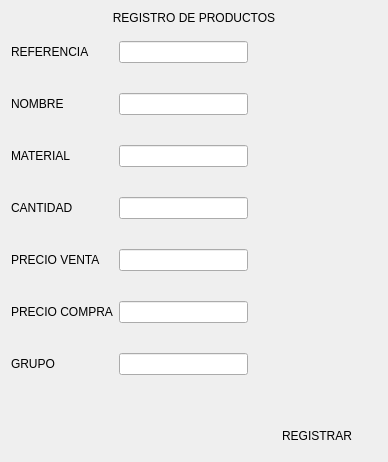
               <widget class="QWidget" name="regist_pag">
                <layout class="QVBoxLayout" name="verticalLayout_8">
                 <item>
                  <widget class="QLabel" name="label_6">
                   <property name="text">
                    <string>REGISTRO DE PRODUCTOS</string>
                   </property>
                   <property name="alignment">
                    <set>Qt::AlignCenter</set>
                   </property>
                  </widget>
                 </item>
                 <item>
                  <spacer name="verticalSpacer">
                   <property name="orientation">
                    <enum>Qt::Vertical</enum>
                   </property>
                   <property name="sizeType">
                    <enum>QSizePolicy::Maximum</enum>
                   </property>
                   <property name="sizeHint" stdset="0">
                    <size>
                     <width>10</width>
                     <height>10</height>
                    </size>
                   </property>
                  </spacer>
                 </item>
                 <item>
                  <layout class="QHBoxLayout" name="horizontalLayout_3">
                   <item>
                    <layout class="QVBoxLayout" name="verticalLayout_6">
                     <property name="spacing">
                      <number>30</number>
                     </property>
                     <item>
                      <widget class="QLabel" name="ref_lab">
                       <property name="text">
                        <string>REFERENCIA</string>
                       </property>
                      </widget>
                     </item>
                     <item>
                      <widget class="QLabel" name="name_lab">
                       <property name="text">
                        <string>NOMBRE</string>
                       </property>
                      </widget>
                     </item>
                     <item>
                      <widget class="QLabel" name="material_lab">
                       <property name="text">
                        <string>MATERIAL</string>
                       </property>
                      </widget>
                     </item>
                     <item>
                      <widget class="QLabel" name="cant_lab">
                       <property name="text">
                        <string>CANTIDAD</string>
                       </property>
                      </widget>
                     </item>
                     <item>
                      <widget class="QLabel" name="precio_lab">
                       <property name="text">
                        <string>PRECIO VENTA</string>
                       </property>
                      </widget>
                     </item>
                     <item>
                      <widget class="QLabel" name="compra_lab">
                       <property name="text">
                        <string>PRECIO COMPRA</string>
                       </property>
                      </widget>
                     </item>
                     <item>
                      <widget class="QLabel" name="label">
                       <property name="text">
                        <string>GRUPO</string>
                       </property>
                      </widget>
                     </item>
                    </layout>
                   </item>
                   <item>
                    <layout class="QVBoxLayout" name="verticalLayout_7">
                     <property name="spacing">
                      <number>30</number>
                     </property>
                     <item>
                      <widget class="QLineEdit" name="ref_line"/>
                     </item>
                     <item>
                      <widget class="QLineEdit" name="name_line"/>
                     </item>
                     <item>
                      <widget class="QLineEdit" name="mat_line"/>
                     </item>
                     <item>
                      <widget class="QLineEdit" name="cant_line"/>
                     </item>
                     <item>
                      <widget class="QLineEdit" name="prec_line"/>
                     </item>
                     <item>
                      <widget class="QLineEdit" name="compr_line"/>
                     </item>
                     <item>
                      <widget class="QLineEdit" name="group_line"/>
                     </item>
                    </layout>
                   </item>
                   <item>
                    <spacer name="horizontalSpacer_4">
                     <property name="orientation">
                      <enum>Qt::Horizontal</enum>
                     </property>
                     <property name="sizeHint" stdset="0">
                      <size>
                       <width>40</width>
                       <height>20</height>
                      </size>
                     </property>
                    </spacer>
                   </item>
                  </layout>
                 </item>
                 <item>
                  <spacer name="verticalSpacer_2">
                   <property name="orientation">
                    <enum>Qt::Vertical</enum>
                   </property>
                   <property name="sizeType">
                    <enum>QSizePolicy::Maximum</enum>
                   </property>
                   <property name="sizeHint" stdset="0">
                    <size>
                     <width>20</width>
                     <height>40</height>
                    </size>
                   </property>
                  </spacer>
                 </item>
                 <item>
                  <layout class="QHBoxLayout" name="horizontalLayout_4">
                   <item>
                    <widget class="QLabel" name="indic_reg">
                     <property name="minimumSize">
                      <size>
                       <width>200</width>
                       <height>30</height>
                      </size>
                     </property>
                     <property name="text">
                      <string/>
                     </property>
                     <property name="alignment">
                      <set>Qt::AlignCenter</set>
                     </property>
                    </widget>
                   </item>
                   <item>
                    <spacer name="horizontalSpacer_3">
                     <property name="orientation">
                      <enum>Qt::Horizontal</enum>
                     </property>
                     <property name="sizeHint" stdset="0">
                      <size>
                       <width>40</width>
                       <height>20</height>
                      </size>
                     </property>
                    </spacer>
                   </item>
                   <item>
                    <widget class="QPushButton" name="reg_pag_bt">
                     <property name="minimumSize">
                      <size>
                       <width>120</width>
                       <height>30</height>
                      </size>
                     </property>
                     <property name="styleSheet">
                      <string notr="true">border-radius:10px;</string>
                     </property>
                     <property name="text">
                      <string>REGISTRAR</string>
                     </property>
                     <property name="icon">
                      <iconset>
                       <normaloff>Imagenes/ic_system_update_tv_128_28839.png</normaloff>Imagenes/ic_system_update_tv_128_28839.png</iconset>
                     </property>
                     <property name="iconSize">
                      <size>
                       <width>35</width>
                       <height>35</height>
                      </size>
                     </property>
                    </widget>
                   </item>
                  </layout>
                 </item>
                </layout>
               </widget>
